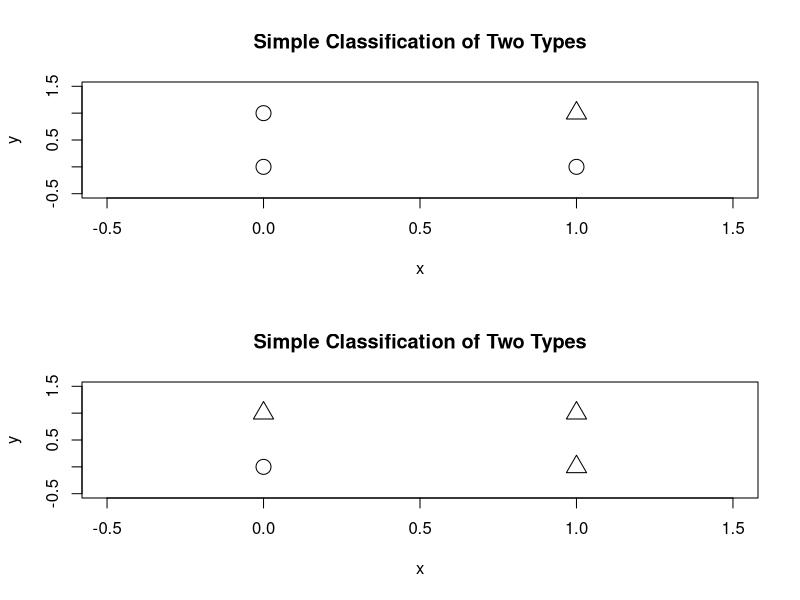
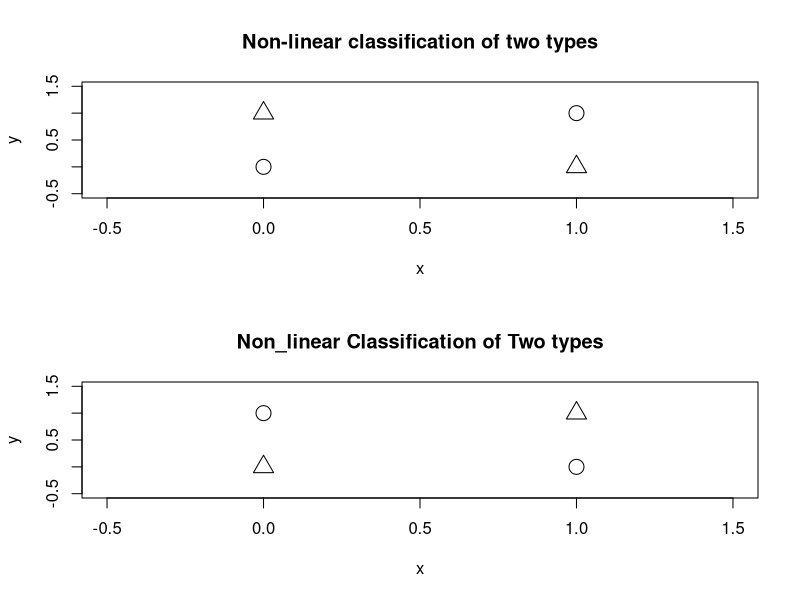

Source code (R) for these figures, in order:
## ---- chunk 1
knitr::opts_chunk$set(echo = TRUE)
## ---- chunk 2
x1<-c(0,0,1,1)
x2<-c(0,1,0,1)
logic<-data.frame(x1,x2)
logic$AND<-as.numeric(x1&x2)
logic$OR<-as.numeric(x1|x2)
logic
## ---- chunk 3
logic$AND<-as.numeric(x1&x2)+1
logic$OR<-as.numeric(x1|x2)+1

par(mfrow=c(2,1))

plot(x=logic$x1,y=logic$x2,pch=logic$AND,cex=2,
     main="Simple Classification of Two Types",
     xlab="x",ylab="y",xlim=c(-0.5,1.5),ylim=c(-0.5,1.5))
     
plot(x=logic$x1,y=logic$x2,pch=logic$OR,cex=2,
     main="Simple Classification of Two Types",
     xlab="x",ylab="y",xlim=c(-0.5,1.5),ylim=c(-0.5,1.5))

## ---- chunk 4

x1<-c(0,0,1,1)
x2<-c(0,1,0,1)

logic<-data.frame(x1,x2)
logic$AND<-as.numeric(x1&x2)
logic$OR<-as.numeric(x1|x2)
logic$XOR<-as.numeric(xor(x1,x2))
logic$XNOR<-as.numeric(x1==x2)
logic

## ---- chunk 5
logic$XOR<-as.numeric(xor(x1,x2))+1

logic$XNOR<-as.numeric(x1==x2)+1

par(mfrow=c(2,1))

plot(x=logic$x1,y=logic$x2,pch=logic$XOR,cex=2,main="Non-linear classification of two types",

xlab="x",ylab="y",xlim=c(-0.5,1.5),ylim=c(-0.5,1.5))

plot(x=logic$x1,y=logic$x2,pch=logic$XNOR,cex=2,main="Non_linear Classification of Two types",
     xlab="x",ylab="y",xlim=c(-0.5,1.5),ylim=c(-0.5,1.5))
